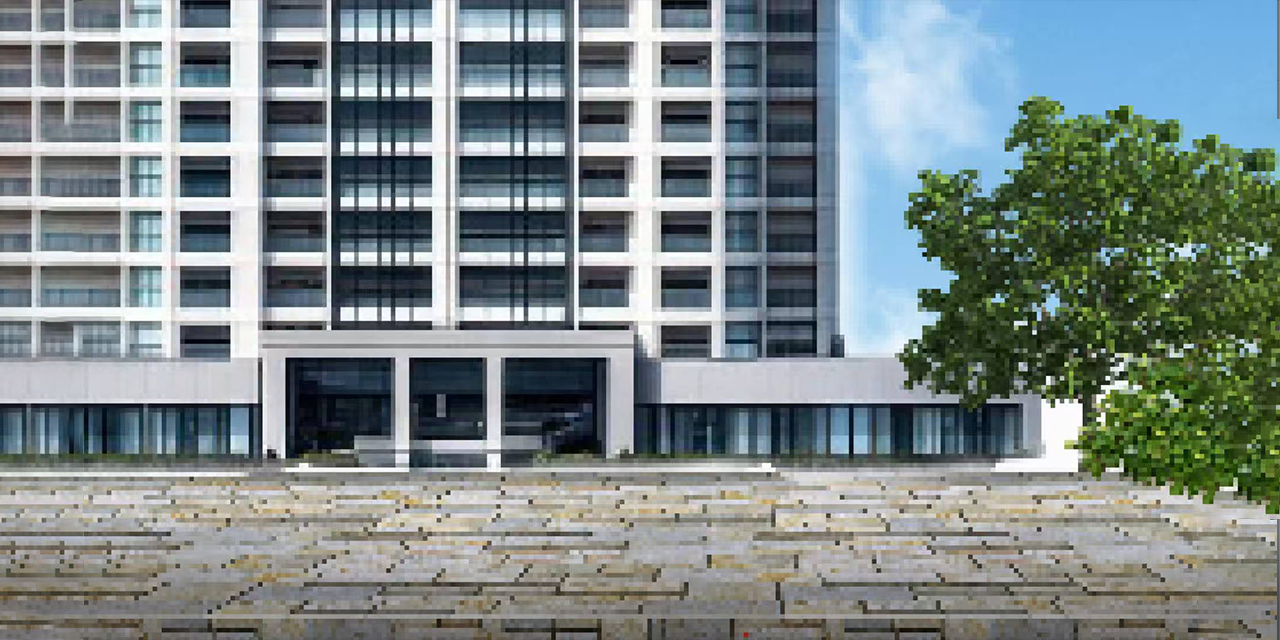

A level layout from a 2D game, rendered from its tile map. Below: a short description, then the map file with tile-grid data replaced by summaries:
An orthogonal 80x40 tile map with 16x16 px tiles, 2 tile layers (background, ground).

<map version="1.10" tiledversion="1.12.0" orientation="orthogonal" renderorder="right-down" width="80" height="40" tilewidth="16" tileheight="16" infinite="0" nextlayerid="3" nextobjectid="1">
 <tileset firstgid="1" name="arena2" tilewidth="16" tileheight="16" tilecount="3200" columns="80">
  <image source="arena2.png" width="1280" height="640" />
 </tileset>
 <layer id="1" name="background" width="80" height="40">
  <data>[3200 cells, 3200 non-empty, 3200 distinct tile ids]</data>
 </layer>
 <layer id="2" name="ground" width="80" height="40">
  <data>[3200 cells, 560 non-empty, 560 distinct tile ids]</data>
 </layer>
</map>
